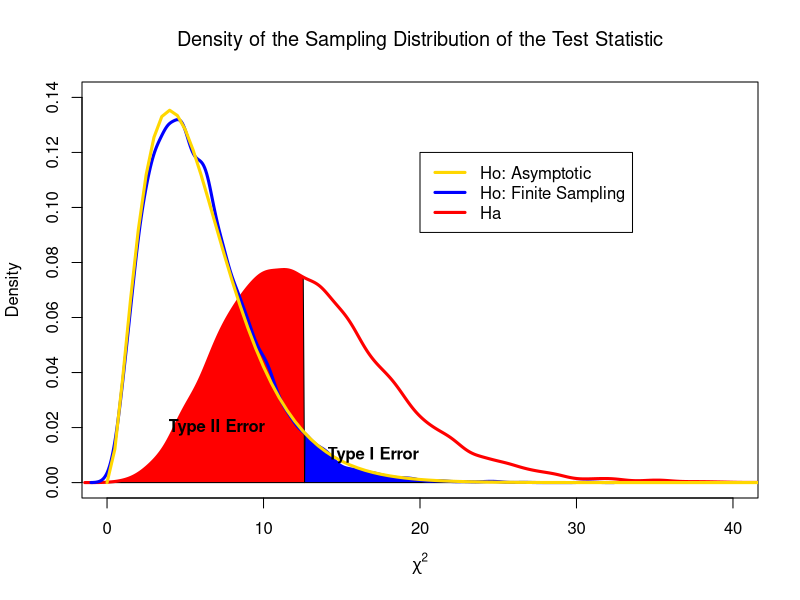

Write R code to recreate this figure.

x <- c('Sunday'=1,
       'Monday'=5,
       'Tuesday'=9,
       'Wednesday'=6,
       'Thursday'=5,
       'Friday'=6,
       'Saturday'=0)

#1
n <- length(x)
E <- rep(sum(x) / n,n)
Xsq <- sum((x-E)^2 / E)  
Xsq

#2
pchisq(Xsq,n-1,lower.tail=F)

#3

my.p.chiSq <- function(x,N=50000){

  n <- length(x)
  E <- rep(sum(x)/n, n)
  Xsq <- sum((x-E)^2 / E)

  one.it <- function(dummy) {
    samp <- rmultinom(1,sum(x), rep(1/n,n))
    n.samp <- length(samp)
    E.samp <- rep(sum(samp)/n.samp,n.samp)
    sum((samp-E.samp)^2 / E.samp)
  }
  
  Xsq.samp <- apply(matrix(0,N,1),1,one.it)
  
  mc.pval <- mean(Xsq.samp>=Xsq)
  CI <- qnorm(c(.025,.975),mc.pval,sqrt(mc.pval*(1-mc.pval)/N))
  list("MC.pval"=mc.pval,"CI"=CI)
}
my.p.chiSq(x)

#4: Put in layman's terms
#We reject the null hypothesis that local birthdays are 
#equally likely on all days of the week at the .05 confidence level.

#5
#The Monte Carlo approach can be taken when there is 
#no convenient or closed form solution to computing 
#a test statistic.
#However, the Monte Carlo approach takes simulation
#time and computing resources. So it may not be the 
#best choice when a closed form solution is known.
#Moreover, Monte Carlo simulations are approximations
#at best. Closed form solutions are accurate.
#DBD: Closed form solutions may be accurate, but not necessarily.
#An asymptotical closed-form solution *may be* very poor for
#a finite sample size.  Monte Carlo methods are not
#"approximations at best"; they are exact solutions up to
#Monte Carlo error, but you can control Monte Carlo error.
#On the other hand, it is difficult to control or quantity
#the amount of error when applying an asymptotic distribution
#when the sample size is finite.

#6
prob <- c(.05,.2,.2,.2,.2,.1,.05)
power.sim <- function(x,prob,N=10000){
  n <- length(x)

  Xsq <- NULL
  Xsq.samp <- NULL

  for (i in 1:N){
    obs <- rmultinom(1,sum(x),rep(1,n))
    Xsq[i] <-sum((obs-E)^2 / E)
    samp <- rmultinom(1,sum(x),prob)
    Xsq.samp[i] <- sum((samp-E)^2 / E)
  }
  
  crit <- quantile(Xsq,.95)

  den1 <- density(Xsq.samp)
  den2 <- density(Xsq)

  pdf('plot.pdf')
    plot(0,0,cex=0,ylim=c(0,.14),xlim=c(0,40),
      xlab=expression(chi^2),ylab='Density',
      main=expression('Density of the Sampling Distribution of the Test Statistic'))

    polygon(c(0, den1$x[den1$x>0 & den1$x < crit], crit), 
            c(0, den1$y[den1$x>=0 & den1$x <= crit], 0),col="red")
    polygon(c(crit, den2$x[den2$x>crit & den2$x < 40], 40), 
            c(0, den2$y[den2$x>=crit & den2$x <= 40], 0),col="blue")

    lines(den1,col='red',lwd=3)
    lines(den2,col='blue',lwd=3)
    curve(dchisq(x,n-1),from=0,to=50,lwd=3,col='gold',add=T)

    legend(20,.12,legend=c('Ho: Asymptotic','Ho: Finite Sampling','Ha'),
           col=c('gold','blue','red'),lwd=3)

    text(7,.02,'Type II Error',font=2)
    text(17,.01,'Type I Error',font=2)
  dev.off()

  mc.power <- mean(Xsq.samp >= quantile(Xsq,.95))
  CI.mc <- mc.power + c(-1,1) * qnorm(.975) * sqrt(mc.power*(1-mc.power)/N)

  asym.power <- mean(Xsq.samp >= qchisq(.95,n-1))
  CI <- asym.power + c(-1,1) * qnorm(.975) * sqrt(asym.power*(1-asym.power)/N)

  list(c("MC.power"=mc.power, "CI.lower"=CI.mc[1], "CI.upper"=CI.mc[2]), 
       c("Asymptotic.Power"=asym.power, "CI.lower"=CI[1], "CI.upper"=CI[2]))
}
power.sim(x,prob)
